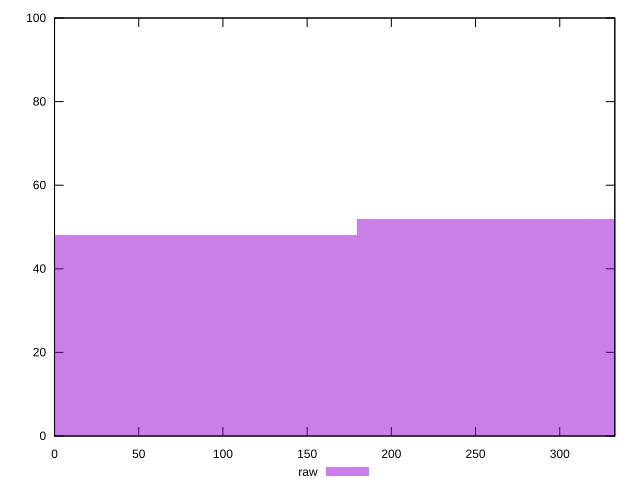

Generate this figure with gnuplot:
reset

$raw <<EOF
359.01019496436993 52
0 48
EOF

set key outside below
set boxwidth 359.01019496436993
set xrange [0:332.70799999999997]
set yrange [0:100]
set trange [0:100]
set style fill transparent solid 0.5 noborder
set terminal svg size 640, 490 enhanced background rgb 'white'
set output "report_00009_2021-02-08T22-37-41.559Z/uses-rel-preconnect/samples/pages/raw/histogram.svg"

plot $raw title "raw" with boxes

reset
